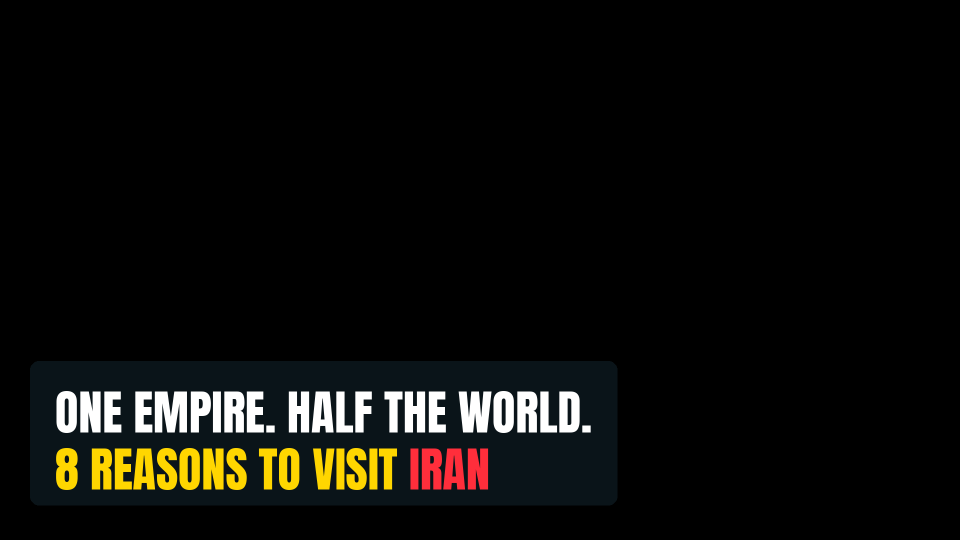
#> input picture bro_is_all_over/iran/scripts_v5/title5.png, 1920 x 1080 px (shown at 1/2 size)
$ python -i build_long5.py   (imports and definitions only)
#> lines starting #> are read from the running program, lines starting #| are printed output that depends on the picture
import subprocess, json, os, sys
from concurrent.futures import ThreadPoolExecutor
from PIL import Image
# [2 lines not run here, left out]
P = lambda n: S[n]['start'] if n > 1 else 0.0
# [1 line that did not run here, left out]
M='wm/'; C='px/'
def ph(n,fx=.5,fy=.5,zs=1.0,ze=1.07): return ('P',M+n+'.jpg',dict(fx=fx,fy=fy,zs=zs,ze=ze))
def cl(i,ss=1.0,fy=.35): return ('C',C+f'{i}.mp4',dict(ss=ss,fy=fy))
LINES = {
 1:[ph('gate',.5,.4),cl(378556,1.0,.4)],
 2:[cl(70577),ph('persep2',.5,.5)],
 3:[cl(378549,1.0,.4),ph('apadana',.5,.3)],
 4:[cl(141424),ph('n_a'),cl(21822),cl(284566)],
 6:[cl(146047),cl(378232)],
 7:[cl(70610),ph('zigg'),cl(69326)],
 8:[cl(378551,1.0,.4),ph('aliqapu'),cl(378404,1.0,.5)],
 9:[ph('shah'),cl(131776)],
 10:[cl(51077),ph('pink2'),cl(378402,1.0,.5)],
 11:[ph('fin'),cl(197780),cl(203923)],
 12:[cl(345062),cl(377348),cl(80193)],
 13:[ph('haft'),cl(257593),cl(249475)],
 14:[ph('tahdig'),cl(267)],
 15:[cl(202876),cl(268414),cl(378560,1.0,.5)],
 16:[ph('damavand'),cl(125695)],
 17:[cl(282513),ph('lut_a'),cl(303749)],
 18:[ph('lut_b'),cl(378226,1.0,.4)],
 19:[ph('yazd_old'),cl(378403,1.0,.5)],
 20:[ph('bad_yazd'),cl(377374),ph('bad_haram')],
 21:[cl(89831)],
 22:[ph('qan_gon2',.5,.45),cl(76367)],
 23:[ph('qan_09'),cl(78894),ph('qan_clock',.5,.55)],
 24:[cl(304330),cl(89833)],
 25:[cl(377372),cl(378609,1.0,.5)],
 26:[cl(42846),cl(203928)],
 27:[ph('bad_ceiling')],
}
plan=[]
def seg(n,items):
    a=P(n); b=P(n+1) if n<27 else FIN_START
    if n==4: b=MAP_START
    k=len(items)
    for i,it in enumerate(items):
        plan.append((f's{n:02d}{chr(97+i)}',it,round(a+(b-a)*i/k,3),round(a+(b-a)*(i+1)/k,3)))
# [3 lines not run here, left out]
ENC=['-c:v','libx264','-crf','17','-preset','veryfast']
def probe(src):
    w,h=[int(x) for x in subprocess.run(['ffprobe','-v','error','-select_streams','v:0','-show_entries','stream=width,height','-of','csv=p=0:s=x',src],capture_output=True,text=True).stdout.strip().split('x')[:2]]
    return w,h
def render(p):
    nm,it,a,b=p; d=round(b-a,3); out=f'{OUT}/{nm}.mp4'
    if it[0]=='MAP':
        subprocess.run(['ffmpeg','-loglevel','error','-y','-i','intro_map.mp4','-vf','tpad=stop_mode=clone:stop_duration=6,fps=30','-t',str(d),'-an']+ENC+[out],check=True); return
    kind,src,pr=it
    if not os.path.exists(src): print('MANQUE',nm,src); return
    n=int(d*30)+2
    if kind=='C':
        w,h=probe(src); ss=pr.get('ss',1.0); fy=pr.get('fy',.35)
        if h>w:
            vf=(f"scale=1920:-2:flags=lanczos,crop=1920:1080:x=0:y='(ih-1080)*({fy}+0.25*t/{d})',fps=30,format=yuv420p")
        else:
            vf=("scale=2112:1188:force_original_aspect_ratio=increase,crop=1920:1080:x='(iw-1920)*(t/%s)':y='(ih-1080)/2',fps=30,format=yuv420p"%d)
        subprocess.run(['ffmpeg','-loglevel','error','-y','-ss',str(ss),'-i',src,'-t',str(d),'-vf',"tpad=stop_mode=clone:stop_duration=2,"+vf,'-an']+ENC+[out],check=True); return
    if kind=='D':   # schema : graphique plein cadre sur fond uni (regle 85, les graphiques gardent leur mise en page)
        im=Image.open(src).convert('RGB'); k=1040/im.height; im=im.resize((int(im.width*k),1040),Image.LANCZOS)
        bg=Image.new('RGB',(1920,1080),(244,242,238)); bg.paste(im,((1920-im.width)//2,20)); bg.save('v5/diagram.png')
        subprocess.run(['ffmpeg','-loglevel','error','-y','-loop','1','-framerate','30','-t',str(d),'-i','v5/diagram.png','-vf','format=yuv420p','-an']+ENC+[out],check=True); return
    zs,ze,fx,fy=pr['zs'],pr['ze'],pr['fx'],pr['fy']; z=f"{zs}+({ze}-{zs})*on/{n}"
    fc=(f"[0:v]scale=3840:2160:force_original_aspect_ratio=increase:flags=lanczos,crop=3840:2160:x='(iw-3840)*{fx}':y='(ih-2160)*{fy}',"
        f"zoompan=z='{z}':x='(iw-iw/zoom)/2':y='(ih-ih/zoom)/2':d=1:s=1920x1080:fps=30,format=yuv420p")
    subprocess.run(['ffmpeg','-loglevel','error','-y','-loop','1','-framerate','30','-t',str(d),'-i',src,'-vf',fc,'-t',str(d),'-an']+ENC+[out],check=True)
def run(p):
    try: render(p)
    except Exception as e: print('ECHEC',p[0],str(e)[:80])
# [18 lines not run here, left out]

>>> import cv2
>>> picture = cv2.imread('title5.png', cv2.IMREAD_GRAYSCALE)
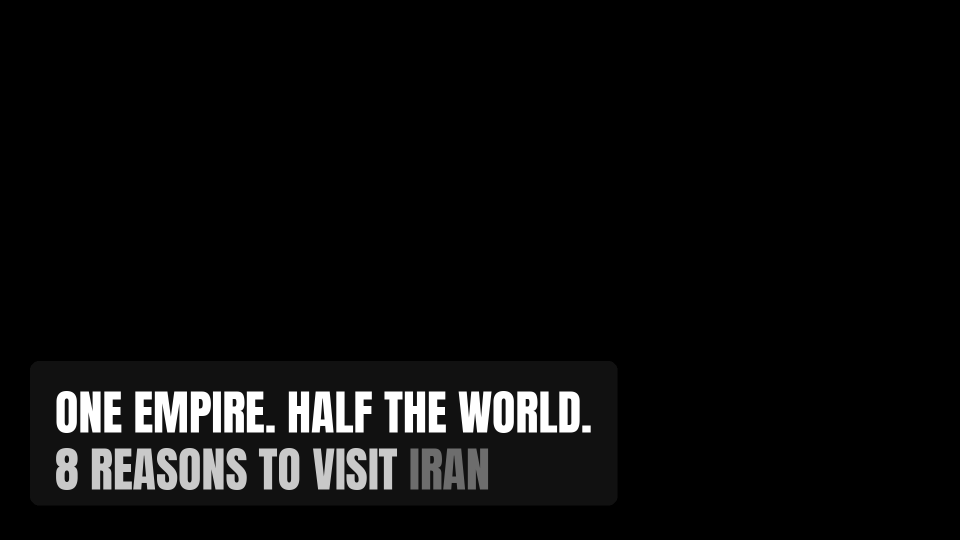
#> picture: shape (1080, 1920) (shown at 1/2 size); min 0, max 255, mean 12.3
#> (the run stopped early here; a loop or call above may not have finished)
